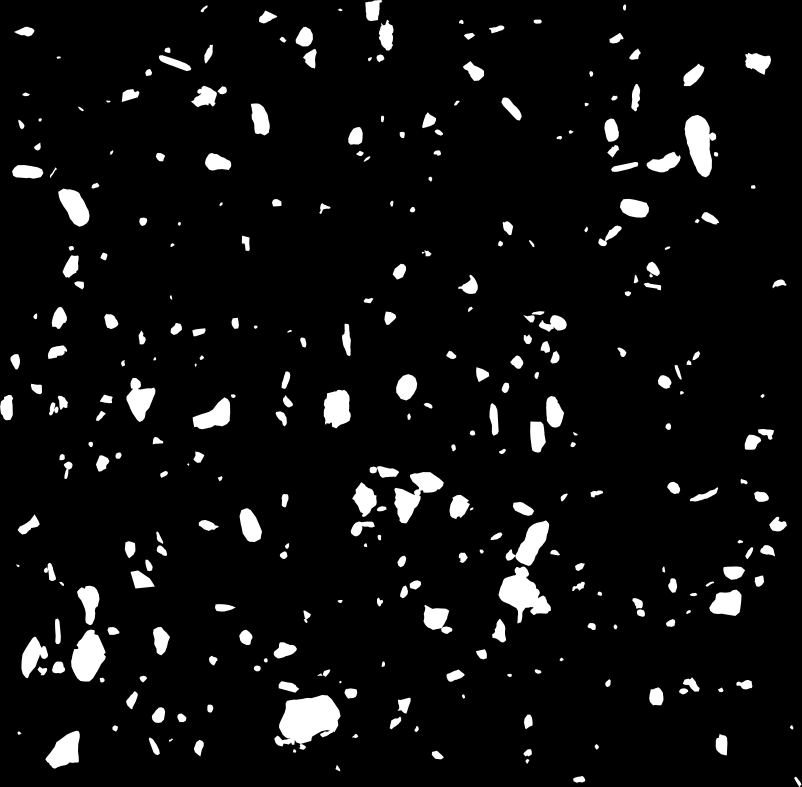
#> input picture gross_section.png, 4006 x 3932 px, given in place of binary-masks, which was not available (shown at 1/5 size)
$ jupyter execute --allow-errors contour_extract.ipynb   (text cells are left out)
#> lines starting #> are read from the running program, lines starting #| are printed output that depends on the picture; after the words box and inside, x2 and y2 are one past the last pixel; in counts of white or black regions, pixels touching at a corner belong together; pictures that were not available may be replaced by others from this repository, and a replacement may not be noted
[cell 1]
import json
import os
import random

import numpy as np
import matplotlib.pyplot as plt
import cv2
import shapely as sh

[cell 2]
def centroid_polygon(x: list, y: list) -> tuple[float, float, list]:
    """
    Calculate the centroid of a polygon defined by its vertices.

    :param x: x-coordinates of the polygon vertices
    :param y: y-coordinates of the polygon vertices

    :return: output[0] = x centroid, output[1] = y centroid and output[2] = coordinates of the polygon in tuple format
    """

    coords = []
    for i, j in zip(x, y):
        coords.append((i, j))
    polyg = sh.geometry.Polygon(coords)
    centre = polyg.centroid

    return centre.x, centre.y, coords


def transport_polygon(x: list, y: list, x_new: float, y_new: float) -> tuple[float, float]:
    """
    Translate a polygon defined by its vertices to a new position.

    :param x: x-coordinates of the polygon vertices
    :param y: y-coordinates of the polygon vertices
    :param x_new: new x-coordinate for the centroid of the polygon
    :param y_new: new y-coordinate for the centroid of the polygon

    :return: output[0] = new x-coordinates of the polygon vertices and output[1] = new y-coordinates of the polygon vertices
    """

    x_g, y_g, coords = centroid_polygon(x, y)
    dx = -x_g
    dy = -y_g

    # Translate the polygon to the origin
    transl_polygon_00 = sh.affinity.translate(sh.geometry.Polygon(coords), xoff=dx, yoff=dy)

    # Translate the polygon to the new position
    transl_polygon_xy = sh.affinity.translate(transl_polygon_00, xoff=x_new, yoff=y_new)

    # Extract the new x and y coordinates
    x_trans = [po[0] for po in transl_polygon_xy.exterior.coords]
    y_trans = [po[1] for po in transl_polygon_xy.exterior.coords]

    return x_trans, y_trans


def size_polygon(x: list, y: list) -> tuple[float, float]:
    """
    Calculate the size of a polygon defined by its vertices.

    :param x: x-coordinates of the polygon vertices
    :param y: y-coordinates of the polygon vertices

    :return: output[0] = length in x direction and output[1] = length in y direction
    """

    x_min = min(x)
    x_max = max(x)
    y_min = min(y)
    y_max = max(y)
    l_x = x_max - x_min
    l_y = y_max - y_min

    return l_x, l_y


def exclude_cont_bound(myconts: dict, n_x: float, n_y: float) -> dict:
    """
    Exclude contours that touch the boundary of the image.

    :param myconts: Dictionary of contours
    :param n_x: Width of the image or criterion for exclusion
    :param n_y: Height of the image or criterion for exclusion

    :return: Filtered dictionary of contours that do not touch the boundary
    """

    myconts_copy = myconts.copy()
    for i in myconts:
        i_contour = myconts[i]
        for j in range(len(i_contour)):
            x, y = i_contour[j][0]
            if x == 0 or y == 0 or x >= n_x or y >= n_y:
                save_or_not_save = False
                break
        else:
            save_or_not_save = True
        if save_or_not_save == False:
          del myconts_copy[i]

    return myconts_copy


def extract_contours(contours: dict) -> dict:
    """
    Extract contours from a list of contours and return them as a dictionary.

    :param contours: Contours to be processed

    :return: Contour points. Each index of the dictionary corresponds to a contour.
    """

    myconts = {}
    for i, contour in enumerate(contours):
        myconts[str(i)] = np.array(contour)

    return myconts


def process_images_to_json(filepath: str, output_json: str, width: int = 2500, height: int = 2500) -> None:
    """
    Process images to extract contours and save them in a JSON file.

    :param filepath: Path to the image or directory containing images
    :param output_json: Path to the output JSON file
    :param width: Width of the images (default is 2500)
    :param height: Height of the images (default is 2500)
    """
#> called with filepath = 'dataset/binary-masks', output_json = 'dataset_contours_aggregate.json', width = 2500, height = 2500

    contours_json = {}
    image_area = width * height

    if os.path.isdir(filepath):
        files = [os.path.join(filepath, f) for f in os.listdir(filepath) if f.lower().endswith(('.png', '.jpg', '.jpeg'))]
    elif isinstance(filepath, (list, tuple)):
        files = filepath
    else:
        files = [filepath]

    # Read each image and process contours
    for filename in files:
        img = cv2.imread(filename)
#> img is the input picture: shape (3932, 4006, 3); min 0, max 255, mean 15.4
        if img is None:
            print(f"Error to read image: {filename}")
            continue

        gray = cv2.cvtColor(img, cv2.COLOR_BGR2GRAY)
        _, threshold = cv2.threshold(gray, 127, 255, cv2.THRESH_BINARY)
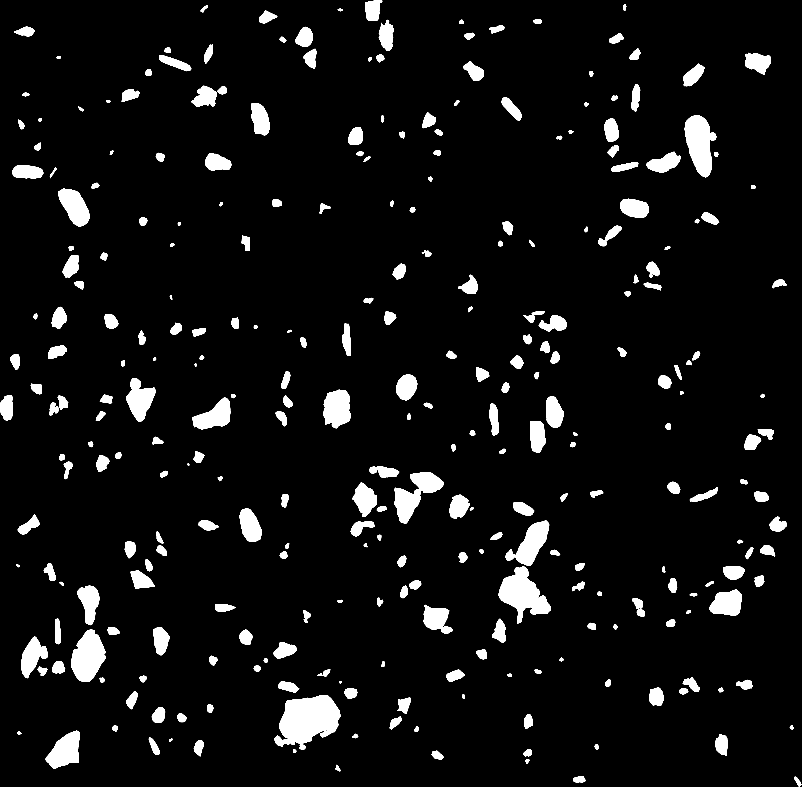
#> threshold: shape (3932, 4006) (shown at 1/5 size); 6% white; 299 white regions
        contours, hierarchy = cv2.findContours(threshold, cv2.RETR_EXTERNAL, cv2.CHAIN_APPROX_NONE)
#> contours = 299 contours; largest, box (x1, y1, x2, y2) and area: (1371, 3475, 1703, 3749) 56374, (2493, 2833, 2755, 3117) 35567, (3423, 575, 3581, 887) 30359, (355, 3148, 529, 3408) 29789, (1971, 2360, 2219, 2617) 26698

        # Get contour
        myconts = extract_contours(contours)
#> after the loop in extract_contours, `for i, contour in enumerate(contours):`: myconts = 299 items
#> myconts = 299 items

        # Exclude contours that touch the boundary
        myc = exclude_cont_bound(myconts, width-1, height-1)
#> the loop in exclude_cont_bound, `for i in myconts:` made 299 passes
#> i on passes 1 to 3: '0', '1', '2'
#> myc = 114 items

        # Create a dictionary to save contours in JSON format
        image_key = os.path.basename(filename)
        contours_json[image_key] = {}

        # Image background size to aggregate-mortar
        l_xmax = []
        l_ymax = []
        for idx, contour in myc.items():
            coords = contour[:, 0, :]
            x_coords = coords[:, 0].tolist()
            y_coords = coords[:, 1].tolist()
            res = size_polygon(x_coords, y_coords)
            l_xmax.append(res[0])
            l_ymax.append(res[1])
#> this loop made 114 passes
#> (idx, x_min in size_polygon, x_max in size_polygon, y_min in size_polygon, y_max in size_polygon, l_x in size_polygon, l_y in size_polygon) on passes 1 to 12: ('122', 1089, 1112, 2381, 2405, 23, 24), ('124', 801, 839, 2354, 2388, 38, 34), ('125', 1848, 1884, 2333, 2366, 36, 33), ('126', 1885, 1995, 2331, 2389, 110, 58), ('127', 935, 945, 2317, 2329, 10, 12), ('128', 319, 361, 2308, 2395, 42, 87), ('129', 480, 546, 2277, 2357, 66, 80), ('130', 297, 323, 2270, 2300, 26, 30), ('131', 577, 607, 2262, 2293, 30, 31), ('132', 967, 1021, 2257, 2313, 54, 56), ('134', 2256, 2279, 2222, 2255, 23, 33), ('136', 442, 465, 2209, 2235, 23, 26)
#> after the loop, l_xmax = 114 values, max 187 at index 20, min 8 at index 31, mean 50.42; l_ymax = 114 values, max 219 at index 27, min 10 at index 91, mean 54.75
        l_xback = max(l_xmax)
#> l_xback = 187
        l_yback = max(l_ymax)
#> l_yback = 219
        l_max = max([l_xback, l_yback])
#> l_max = 219
        # Colocar o tamanho do background como o tamanho do maior contorno e img na base 2

        # Save contours and their areas in the JSON format
        for idx, contour in myc.items():
            coords = contour[:, 0, :]
            x_coords = coords[:, 0].tolist()
            y_coords = coords[:, 1].tolist()
            xg, yg, _ = centroid_polygon(x_coords, y_coords)
            # x_coords_trans, y_coords_trans = transport_polygon(x_coords, y_coords, l_max/2, l_max/2)
            area = cv2.contourArea(contour)
            q = float(area / image_area)
            contours_json[image_key][f"{idx}"] = {
                'x': x_coords,
                'y': y_coords,
                'q': q,
                'lmax': l_max,
                'xg': xg,
                'yg': yg
            }
#> this loop made 114 passes
#> idx on passes 26 to 37: '159', '160', '162', '164', '166', '167', '169', '171', '172', '174', '175', '178'
#> (idx, xg, yg, area, q) on passes 1 to 6: ('122', 1100.9, 2392.2, 321, 5.14e-05), ('124', 819.2, 2370.5, 768, 0.000123), ('125', 1865.8, 2349.5, 958, 0.000153), ('126', 1936, 2360.3, 4186.5, 0.00067), ('127', 941.1, 2322.1, 69.5, 1.11e-05), ('128', 338.2, 2342.6, 1797.5, 0.000288)
    with open(output_json, 'w') as f:
        json.dump(contours_json, f, indent=4)
    print(f"Contours extracted and saved to {output_json}")


def plot_contours_from_json(json_file: str, keys_to_plot: list = None, width: int = 2500, height: int = 2500) -> None:
    """
    Plot contours from a JSON file in a figure with 3 subplots:
    - Left: all contours filled (random one in yellow)
    - Center: single random contour filled (in yellow)
    - Right: random contour centered in square patch

    :param json_file: Path to the JSON file containing contours
    :param keys_to_plot: List of keys (image names) to plot. If None, plot all keys
    :param width: Width of the images (default is 2500)
    :param height: Height of the images (default is 2500)
    """

    with open(json_file, 'r') as f:
        contours_data = json.load(f)

    keys = keys_to_plot if keys_to_plot else contours_data.keys()

    for image_name in keys:
        if image_name not in contours_data:
            print(f"Warning: {image_name} not found in contours data!")
            continue

        contours = contours_data[image_name]
        img_all = np.zeros((height, width, 3), dtype=np.uint8)  # RGB
        img_random = np.zeros((height, width, 3), dtype=np.uint8)

        contour_list = []
        q_values = []
        x_list = []
        y_list = []

        for contour in contours.values():
            x = np.array(contour["x"])
            y = np.array(contour["y"])
            pts = np.vstack((x, y)).T.astype(np.int32).reshape((-1, 1, 2))
            contour_list.append(pts)
            q_values.append(contour.get("q", 0))
            x_list.append(x.tolist())
            y_list.append(y.tolist())

        # Escolher contorno aleatório
        if not contour_list:
            print(f"Warning: No contours to display in {image_name}")
            continue

        random_idx = random.randint(0, len(contour_list) - 1)
        random_contour = contour_list[random_idx]
        q_random = q_values[random_idx]
        x_rand = x_list[random_idx]
        y_rand = y_list[random_idx]

        # Plot todos os contornos em cinza, o aleatório em amarelo
        for i, c in enumerate(contour_list):
            color = (255, 255, 0) if i == random_idx else (255, 255, 255)  # amarelo ou branco
            cv2.drawContours(img_all, [c], -1, color, thickness=cv2.FILLED)

        # Plot contorno aleatório em amarelo na imagem vazia
        cv2.drawContours(img_random, [random_contour], -1, (255, 255, 0), thickness=cv2.FILLED)

        # Criar patch centralizado
        canvas_size = 512
        patch_img = np.zeros((canvas_size, canvas_size, 3), dtype=np.uint8)
        x_trans, y_trans = transport_polygon(x_rand, y_rand, canvas_size // 2, canvas_size // 2)
        pts_centered = np.array(list(zip(x_trans, y_trans)), dtype=np.int32).reshape((-1, 1, 2))
        cv2.drawContours(patch_img, [pts_centered], -1, (255, 255, 0), thickness=cv2.FILLED)

        # Plot com 3 subplots
        fig, axes = plt.subplots(1, 3, figsize=(16, 6))
        axes[0].imshow(img_all)
        axes[0].set_title(f"All Contours - {image_name}")
        axes[0].axis('off')

        axes[1].imshow(img_random)
        axes[1].set_title(f"Random Contour - q = {q_random:.6f}")
        axes[1].axis('off')

        axes[2].imshow(patch_img)
        axes[2].set_title("Centralized Patch")
        axes[2].axis('off')

        plt.tight_layout()
        plt.show()


def crop_contours(json_file: str, output_dir: str, canvas_size: int = 512) -> None:
    """
    Cria imagens com contornos centrados (de fato), transladando o contorno
    para o centro da imagem antes de desenhar.
    """
#> called with json_file = 'dataset_contours_aggregate.json', output_dir = 'dataset/image_patchs', canvas_size = 512

    os.makedirs(output_dir, exist_ok=True)

    with open(json_file, 'r') as f:
        contours_data = json.load(f)

    for image_name, contours in contours_data.items():
        for idx, contour in contours.items():
            x_coords = contour["x"]
            y_coords = contour["y"]
            l_max = contour["lmax"]

            # Transladar para centro da nova imagem
            x_new, y_new = canvas_size // 2, canvas_size // 2
            x_trans, y_trans = transport_polygon(x_coords, y_coords, x_new, y_new)

            # Criar imagem vazia
            blank = np.zeros((canvas_size, canvas_size), dtype=np.uint8)

            # Criar e desenhar contorno centralizado
            pts = np.array(list(zip(x_trans, y_trans)), dtype=np.int32).reshape((-1, 1, 2))
            cv2.drawContours(blank, [pts], -1, color=255, thickness=cv2.FILLED)

            # Crop final (opcional, mas aqui a imagem já está centrada)
            cropped = blank

            output_name = f"{os.path.splitext(image_name)[0]}_{idx}.png"
            cv2.imwrite(os.path.join(output_dir, output_name), cropped)
#> this loop made 1 pass
#> pass 1, in crop_contours, `cv2.imwrite(os.path.join(output_dir, output_name), cropped)`:
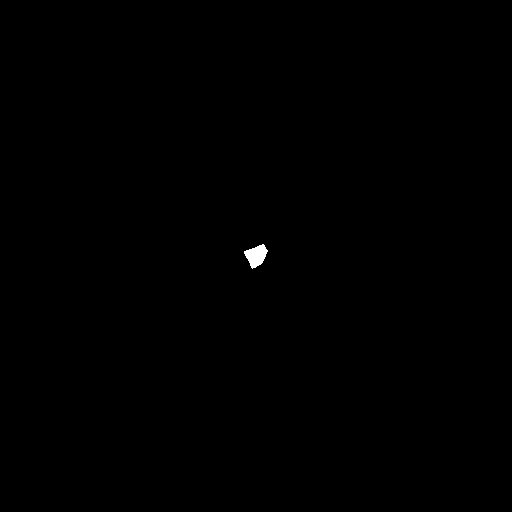
#> saved as binary-masks_122.png: shape (512, 512); 0.14% white; 1 white region, box (x1, y1, x2, y2) and area: (244, 244, 268, 269) 354
#> pass 1, in crop_contours, `cv2.imwrite(os.path.join(output_dir, output_name), cropped)`:
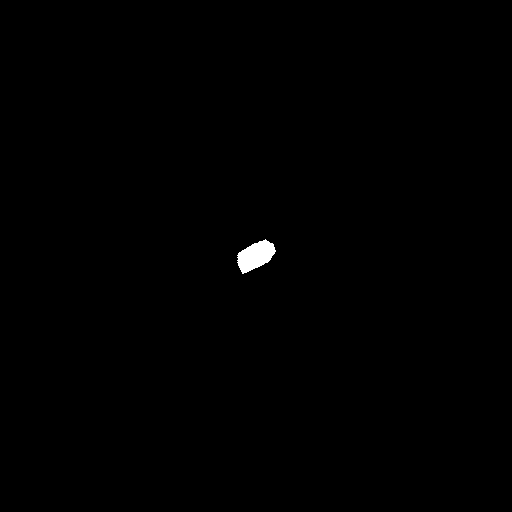
#> saved as binary-masks_124.png: shape (512, 512); 0.31% white; 1 white region, box (x1, y1, x2, y2) and area: (237, 239, 276, 274) 818
#> pass 1, in crop_contours, `cv2.imwrite(os.path.join(output_dir, output_name), cropped)`:
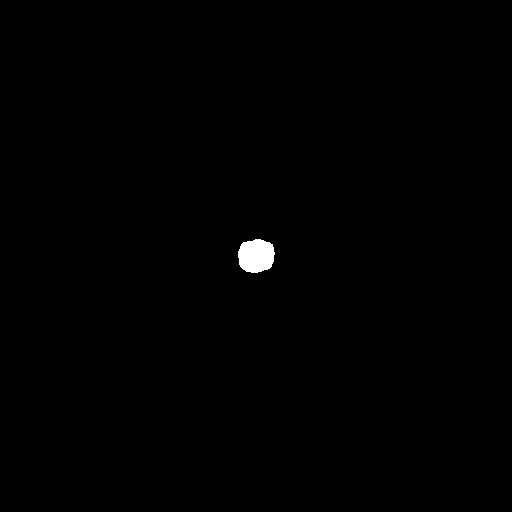
#> saved as binary-masks_125.png: shape (512, 512); 0.39% white; 1 white region, box (x1, y1, x2, y2) and area: (238, 239, 275, 273) 1012
#> pass 1, in crop_contours, `cv2.imwrite(os.path.join(output_dir, output_name), cropped)`:
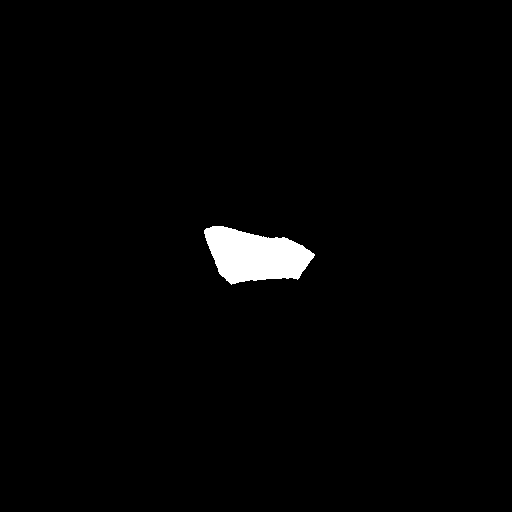
#> saved as binary-masks_126.png: shape (512, 512); 1.6% white; 1 white region, box (x1, y1, x2, y2) and area: (204, 226, 315, 285) 4316

    print(f"Contornos centralizados e salvos em '{output_dir}'")


def flatten_contours_json(original_json_path: str, output_json_path: str) -> None:
    """
    Converte um JSON com estrutura por imagem em um dicionário plano com chave única para cada contorno.
    """
#> called with original_json_path = 'dataset_contours_aggregate.json', output_json_path = 'new_dataset_contours_aggregate.json'

    with open(original_json_path, 'r') as f:
        data = json.load(f)

    flat_data = {}

    for image_name, contours in data.items():
        base_name = os.path.splitext(image_name)[0]  # remove .png
        for idx, contour in contours.items():
            key = f"{base_name}_{idx}.png"
            # Apenas x, y e q
            flat_data[key] = {
                "x": contour.get("x", []),
                "y": contour.get("y", []),
                "q": contour.get("q", None)
            }

    with open(output_json_path, 'w') as f:
        json.dump(flat_data, f, indent=4)

    print(f"Novo JSON salvo em '{output_json_path}' com {len(flat_data)} contornos.")

[cell 3]
filename = 'dataset/binary-masks/01.png' # Commen if you want to use a set of images
filepath = 'dataset/binary-masks'

[cell 4]
process_images_to_json(filepath, output_json="dataset_contours_aggregate.json")

# Verify the output
#> (the rest of this cell did not finish here and is left out)

[cell 5]
crop_contours(json_file="dataset_contours_aggregate.json", output_dir="dataset/image_patchs")

[cell 6]
flatten_contours_json(original_json_path="dataset_contours_aggregate.json", output_json_path="new_dataset_contours_aggregate.json")

[cell 7]
# Create a function to select one contour in dataset and plot it
# Put this function on the cell "# Functions" (see above)

plot_contours_from_json("dataset_contours_aggregate.json", keys_to_plot=["01.png", "04.png"])
